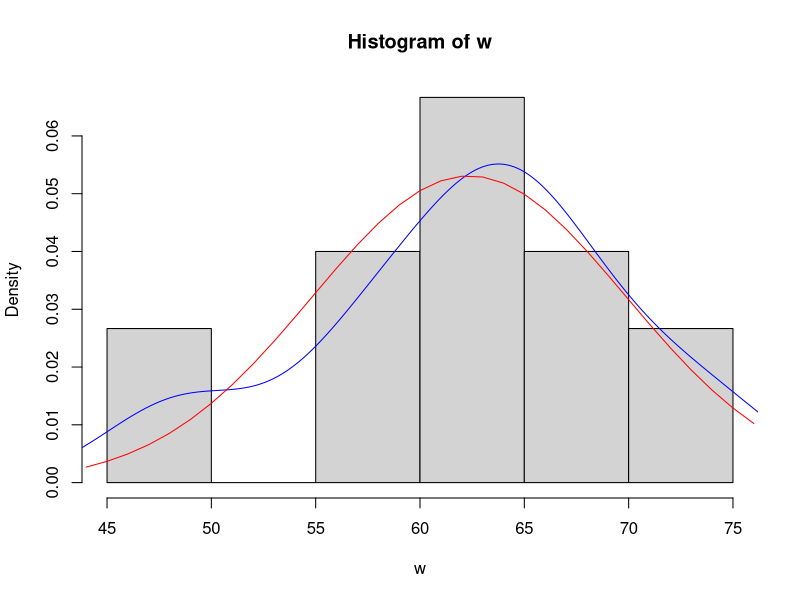

Generate this figure with R:
w <- c(75.0, 64.0, 47.4, 66.9, 62.2, 62.2, 58.7, 63.5,66.6, 64.0, 57.0, 69.0, 56.9, 50.0, 72.0)
hist(w,freq = F)
lines(density(w), col = "blue")
x <- 44:76
lines(x, dnorm(x, mean(w), sd(w)), col = "red")
